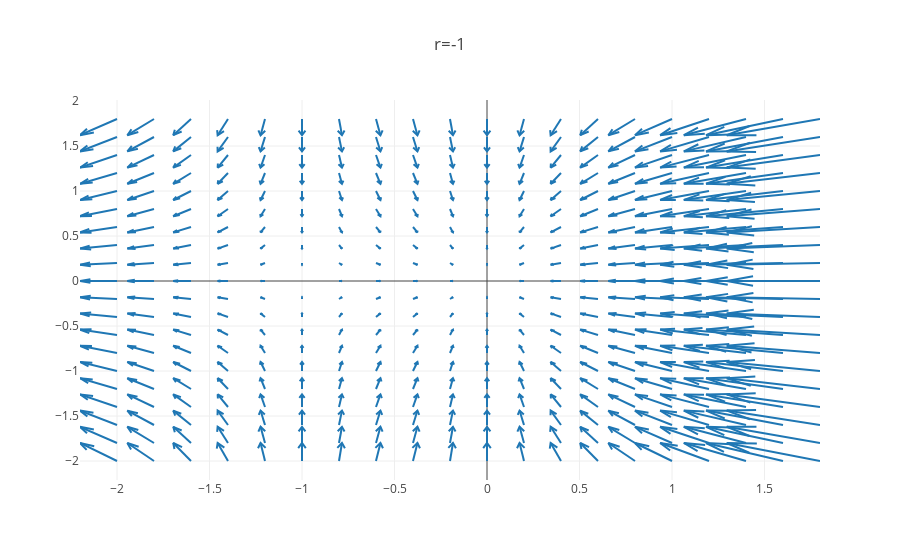

The code cell stored with this chart in its notebook:
### Markdown cell above
### Transcritcal bifurcation

$$
\begin{align}
    \dot{x}&=rx-x^2\\
    \dot{y}&=-y
\end{align}
$$

### Code cell
x, y = np.meshgrid(np.arange(-2, +2, .2), np.arange(-2, +2, .2))

u = -x - x**2
v = -y

figure = ff.create_quiver(x, y, u, v)
figure['layout'].update(title='r=-1')

py.iplot(figure)

### Figure 1 — Plotly figure (JSON) as saved in the notebook; plotly's stock layout.template omitted (floating-point values rounded to 4 significant figures; data arrays with more than 128 entries replaced by an {"elided": "..."} marker saying what was removed)
{"data": [{"mode": "lines", "type": "scatter", "uid": "9f589bab-c60d-43e6-9d5a-2edf76dda1de", "x": {"elided": "2800 float values"}, "y": {"elided": "2800 float values"}}], "layout": {"hovermode": "closest", "title": "r=-1"}}
